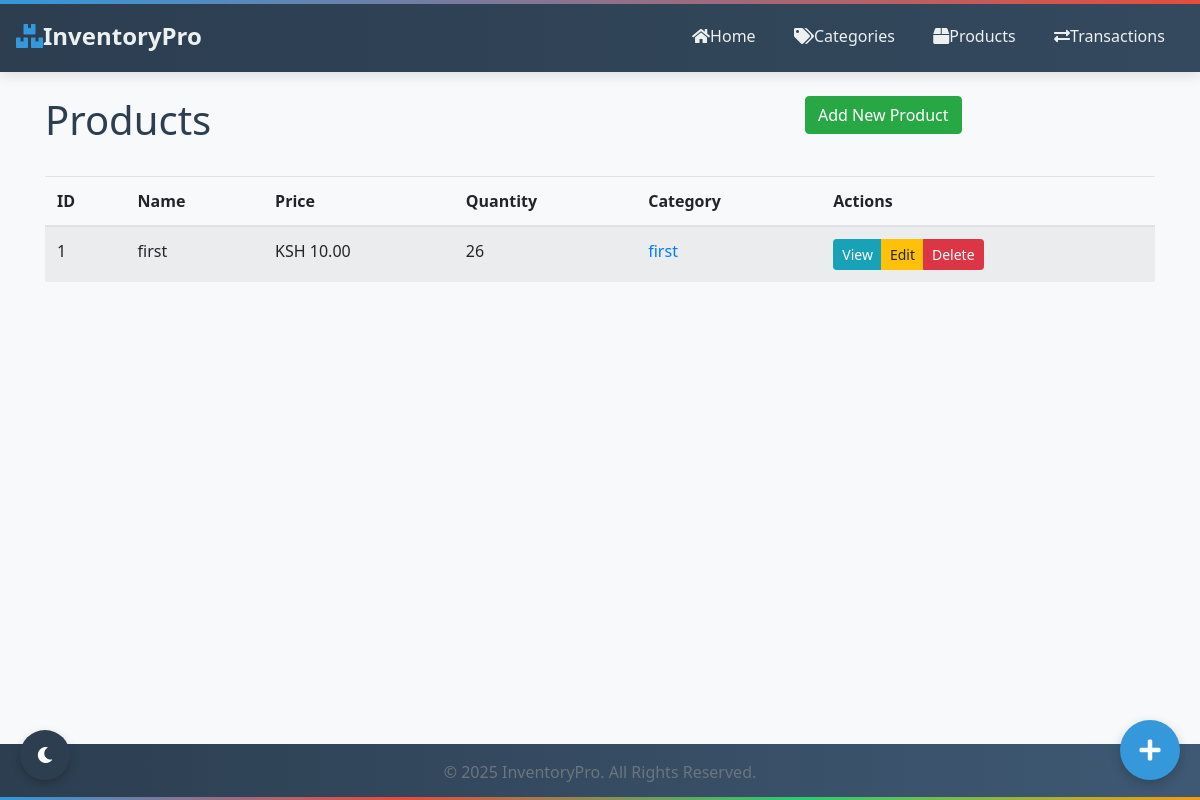
The page /products on the database as committed earlier.
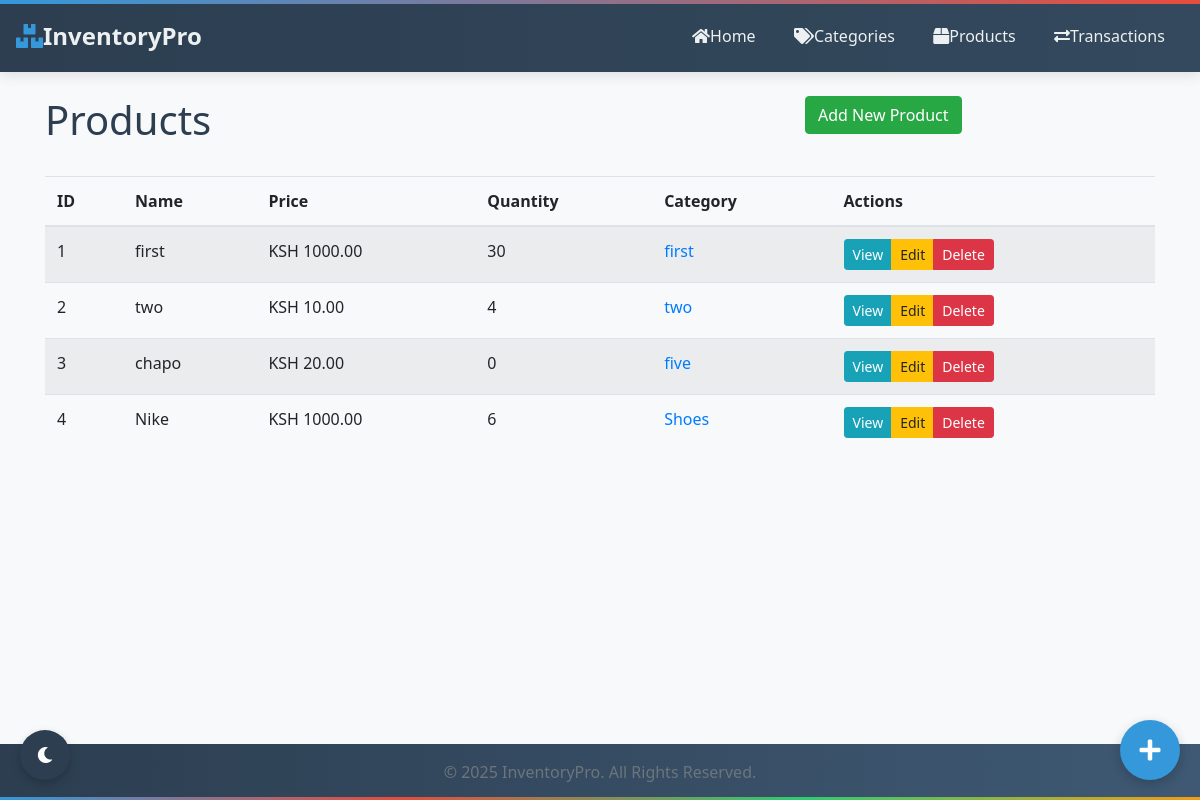
The same page on the database as committed later.
### models/product.py (models this page shows, shortened)
class Product(Base):
    __tablename__ = 'products'
    id = Column(Integer, primary_key=True)
    _name = Column("name", String(100), nullable=False)
    description = Column(String(255))
    _price = Column("price", Float, nullable=False)
    _quantity = Column("quantity", Integer, default=0)
    category_id = Column(Integer, ForeignKey('categories.id'), nullable=False)
    created_at = Column(DateTime, default=datetime.datetime.utcnow)
    updated_at = Column(DateTime, default=datetime.datetime.utcnow, onupdate=datetime.datetime.utcnow)
    reorder_level = Column(Integer, default=10)
    reorder_quantity = Column(Integer, default=20)
    category = relationship("Category", back_populates="products")
    suppliers = relationship("Supplier", secondary="supplier_product", back_populates="products")
    transaction_items = relationship("TransactionItem", back_populates="product")
    transactions = relationship(
        "Transaction",
        secondary="transaction_items",
        primaryjoin="Product.id == TransactionItem.product_id",
        secondaryjoin="TransactionItem.transaction_id == Transaction.id",
        viewonly=True  # Make this viewonly to prevent cascade conflicts
    )
    @property
    def name(self):
        return self._name
    @name.setter
    def name(self, value):
        if not value or not isinstance(value, str) or len(value.strip()) < 2:
            raise ValueError("Product name must be a string with at least 2 characters")
        self._name = value.strip()
    @property
    def price(self):
        return self._price
    @price.setter
    def price(self, value):
        try:
            value = float(value)
            if value < 0:
                raise ValueError("Price cannot be negative")
            self._price = value
        except (ValueError, TypeError):
            raise ValueError("Price must be a positive number")
    @property
    def quantity(self):
        return self._quantity
    @quantity.setter
    def quantity(self, value):
        try:
            value = int(value)
            if value < 0:
                raise ValueError("Quantity cannot be negative")
            self._quantity = value
        except (ValueError, TypeError):
            raise ValueError("Quantity must be a positive integer")
    @classmethod
    def get_all(cls):
        session = SessionLocal()
        try:
            products = session.query(cls).options(joinedload(cls.category)).all()
            return products
        finally:
            session.close()

### models/category.py (models this page shows, shortened)
class Category(Base):
    __tablename__ = 'categories'
    id = Column(Integer, primary_key=True)
    _name = Column("name", String(50), nullable=False, unique=True)
    _description = Column("description", String(255))
    products = relationship("Product", back_populates="category", cascade="all, delete-orphan")
    @property
    def name(self):
        return self._name
    @name.setter
    def name(self, value):
        if not value or not isinstance(value, str) or len(value.strip()) < 2:
            raise ValueError("Category name must be a string with at least 2 characters")
        self._name = value.strip()
    @property
    def description(self):
        return self._description
    @description.setter
    def description(self, value):
        if value and not isinstance(value, str):
            raise ValueError("Description must be a string")
        self._description = value.strip() if value else value
    def delete(self):
        """Delete the category."""
        session = SessionLocal()
        try:
            session.delete(self)
            session.commit()
            return True
        except SQLAlchemyError as e:
            session.rollback()
            raise e
        finally:
            session.close()

### web/app.py (the view)
@app.route('/products')
def list_products():
    products = Product.get_all()
    return render_template('products/index.html', products=products)

### web/app.py (called while the page is built)
@app.context_processor
def inject_now():
    return {'now': datetime.utcnow()}

### web/templates/products/index.html (shortened to what this page needs)
{% extends 'base.html' %}
{% block content %}
<div class="row mb-4">
    <div class="col-md-8">
        <h1>Products</h1>
    </div>
    <div class="col-md-4 text-end">
        <a href="{{ url_for('new_product') }}" class="btn btn-success">Add New Product</a>
    </div>
</div>
{% if products %}
    <div class="table-responsive">
        <table class="table table-striped table-hover">
            <thead>
                <tr>
                    <th>ID</th>
                    <th>Name</th>
                    <th>Price</th>
                    <th>Quantity</th>
                    <th>Category</th>
                    <th>Actions</th>
                </tr>
            </thead>
            <tbody>
                {% for product in products %}
                <tr>
                    <td>{{ product.id }}</td>
                    <td>{{ product.name }}</td>
                    <td>KSH {{ "%.2f"|format(product.price) }}</td>
                    <td>{{ product.quantity }}</td>
                    <td>
                        <a href="{{ url_for('view_category', id=product.category.id) }}">
                            {{ product.category.name }}
                        </a>
                    </td>
                    <td>
                        <div class="btn-group btn-group-sm">
                            <a href="{{ url_for('view_product', id=product.id) }}" class="btn btn-info">View</a>
                            <a href="{{ url_for('edit_product', id=product.id) }}" class="btn btn-warning">Edit</a>
                            <button type="button" class="btn btn-danger" data-bs-toggle="modal" data-bs-target="#deleteModal{{ product.id }}">Delete</button>
                        </div>
                    </td>
                </tr>
                {% endfor %}
            </tbody>
        </table>
    </div>
{% else %}
    <div class="alert alert-info">
        No products found. <a href="{{ url_for('new_product') }}">Add a new product</a>.
    </div>
{% endif %}
{% endblock %}

### web/templates/base.html (shortened to what this page needs)
<!DOCTYPE html>
<html lang="en">
<head>
    <link rel="stylesheet" href="https://stackpath.bootstrapcdn.com/bootstrap/4.5.2/css/bootstrap.min.css">
    <link rel="stylesheet" href="https://cdnjs.cloudflare.com/ajax/libs/animate.css/4.1.1/animate.min.css"/>
    <link rel="stylesheet" href="https://cdnjs.cloudflare.com/ajax/libs/font-awesome/5.15.4/css/all.min.css">
</head>
<body>
    <nav class="navbar navbar-expand-lg navbar-dark bg-dark">
        <a class="navbar-brand" href="{{ url_for('index') }}"><i class="fas fa-boxes me-2"></i>InventoryPro</a>
        <div class="collapse navbar-collapse" id="navbarNav">
            <ul class="navbar-nav ml-auto">
              <li class="nav-item">
                <a class="nav-link" href="{{ url_for('index') }}"><i class="fas fa-home me-1"></i>Home</a>
            </li>
                <li class="nav-item">
                    <a class="nav-link" href="{{ url_for('list_categories') }}"><i class="fas fa-tags me-1"></i>Categories</a>
                </li>
                <li class="nav-item">
                    <a class="nav-link" href="{{ url_for('list_products') }}"><i class="fas fa-box me-1"></i>Products</a>
                </li>
                <li class="nav-item">
                    <a class="nav-link" href="{{ url_for('transactions.list_transactions') }}"><i class="fas fa-exchange-alt me-1"></i>Transactions</a>
                </li>
            </ul>
        </div>
    </nav>
    <div class="container flex-grow-1 py-4">
        {% block content %}{% endblock %}
    </div>
    <footer class="footer mt-auto py-3">
        <div class="container">
            <span class="text-muted">&copy; {{ now.year }} InventoryPro. All Rights Reserved.</span>
        </div>
    </footer>
  <div class="fab">
    <i class="fas fa-plus"></i>
  </div>
  <div class="dark-mode-toggle" id="darkModeToggle">
    <i class="fas fa-moon" id="darkModeIcon"></i>
  </div>
</body>
</html>

### web/templates/base.html (style rules this page uses)
:root { --primary-color: #3498db; --primary-dark: #2980b9; --secondary-color: #2c3e50; --accent-color: #e74c3c; --background-light: #f8f9fa; --text-dark: #2c3e50; --text-light: #ecf0f1; --success-color: #2ecc71; --warning-color: #f39c12; --danger-color: #e74c3c; --info-color: #3498db; }
body { font-family: 'Segoe UI', Tahoma, Geneva, Verdana, sans-serif; background-color: var(--background-light); color: var(--text-dark); overflow-x: hidden; min-height: 100vh; display: flex; flex-direction: column; }
.navbar { background: linear-gradient(to right, var(--secondary-color), #34495e) !important; box-shadow: 0 4px 12px rgba(0, 0, 0, 0.1); padding: 0.8rem 1rem; position: sticky; top: 0; z-index: 1000; transition: all 0.3s ease; }
.navbar-brand { font-weight: 700; font-size: 1.5rem; color: var(--text-light) !important; transition: all 0.3s ease; }
.navbar-brand i { color: var(--primary-color); transition: all 0.3s ease; }
.nav-link { font-weight: 500; color: var(--text-light) !important; transition: all 0.3s ease; padding: 0.5rem 1rem !important; border-radius: 4px; margin: 0 0.2rem; position: relative; }
.nav-link::after { content: ''; position: absolute; width: 0; height: 2px; bottom: 0; left: 50%; background-color: var(--primary-color); transition: all 0.3s ease; }
.footer { text-align: center; background: linear-gradient(to right, var(--secondary-color), #3f5974); color: black; padding: 2rem 0; margin-top: 3rem; position: relative; overflow: hidden; }
.footer::before { content: ''; position: absolute; bottom: 0; left: 0; width: 100%; height: 3px; background: linear-gradient(to right, var(--primary-color), var(--accent-color), var(--success-color), var(--warning-color)); }
.dark-mode-toggle { position: fixed; bottom: 20px; left: 20px; width: 50px; height: 50px; background-color: var(--secondary-color); color: white; border-radius: 50%; display: flex; align-items: center; justify-content: center; cursor: pointer; box-shadow: 0 4px 10px rgba(0, 0, 0, 0.2); z-index: 1000; transition: all 0.3s ease; }
.fab { position: fixed; bottom: 20px; right: 20px; width: 60px; height: 60px; background-color: var(--primary-color); color: white; border-radius: 50%; display: flex; align-items: center; justify-content: center; box-shadow: 0 4px 12px rgba(0, 0, 0, 0.2); cursor: pointer; z-index: 1000; transition: all 0.3s ease; }
.fab i { font-size: 1.5rem; }

Rows that differ between the two databases and show on the page:
changed Product "first": price "10.00" → "1000.00"; quantity "26" → "30"
added Product: id "2", name "two", price "10.00", quantity "4", category.name "two"
added Product: id "3", name "chapo", price "20.00", quantity "0", category.name "five"
added Product: id "4", name "Nike", price "1000.00", quantity "6", category.name "Shoes"
